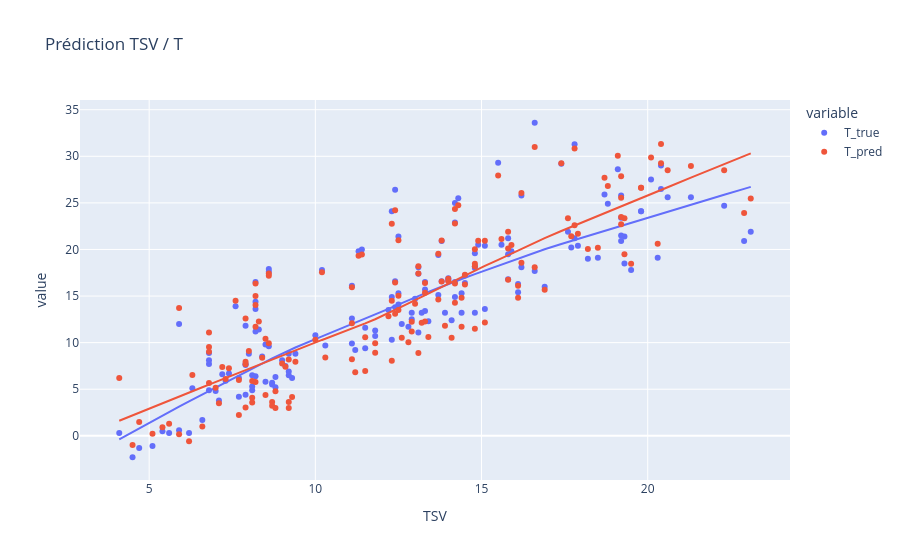
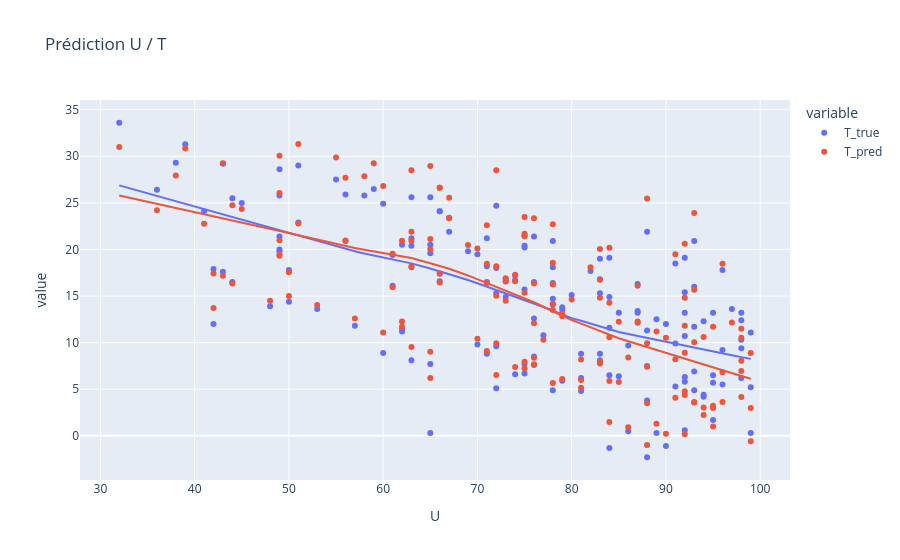

Here is the notebook cell these charts were saved with, in order:
### Markdown cell above
## Test du modèle sur les données de 2024 à Bron

### Code cell
df_2024 = pd.read_csv('Meteo/data/meteo_horaire_69_69029001_2024.csv')

_.regression_lineaire_test(model_1, df_2024, ['TSV', 'U'], 'T', r2_train, mse_train, mae_train)

### Figure 1 — Plotly figure (JSON) as saved in the notebook; plotly's stock layout.template omitted (floating-point values rounded to 4 significant figures; data arrays with more than 128 entries replaced by an {"elided": "..."} marker saying what was removed)
{"data": [{"hovertemplate": "variable=T_true<br>TSV=%{x}<br>value=%{y}<extra></extra>", "legendgroup": "T_true", "marker": {"color": "#636efa", "symbol": "circle"}, "mode": "markers", "name": "T_true", "orientation": "v", "showlegend": true, "type": "scatter", "visible": true, "x": {"elided": "156 float values"}, "xaxis": "x", "y": {"elided": "156 float values"}, "yaxis": "y"}, {"hovertemplate": "<b>LOWESS trendline</b><br><br>variable=T_true<br>TSV=%{x}<br>value=%{y} <b>(trend)</b><extra></extra>", "legendgroup": "T_true", "marker": {"color": "#636efa", "symbol": "circle"}, "mode": "lines", "name": "T_true", "showlegend": false, "type": "scatter", "visible": true, "x": {"elided": "156 float values"}, "xaxis": "x", "y": {"elided": "156 float values"}, "yaxis": "y"}, {"hovertemplate": "variable=T_pred<br>TSV=%{x}<br>value=%{y}<extra></extra>", "legendgroup": "T_pred", "marker": {"color": "#EF553B", "symbol": "circle"}, "mode": "markers", "name": "T_pred", "orientation": "v", "showlegend": true, "type": "scatter", "x": {"elided": "156 float values"}, "xaxis": "x", "y": {"elided": "156 float values"}, "yaxis": "y"}, {"hovertemplate": "<b>LOWESS trendline</b><br><br>variable=T_pred<br>TSV=%{x}<br>value=%{y} <b>(trend)</b><extra></extra>", "legendgroup": "T_pred", "marker": {"color": "#EF553B", "symbol": "circle"}, "mode": "lines", "name": "T_pred", "showlegend": false, "type": "scatter", "x": {"elided": "156 float values"}, "xaxis": "x", "y": {"elided": "156 float values"}, "yaxis": "y"}], "layout": {"autosize": true, "legend": {"title": {"text": "variable"}, "tracegroupgap": 0}, "title": {"text": "Prédiction TSV / T"}, "xaxis": {"anchor": "y", "autorange": true, "domain": [0, 1], "range": [2.994, 24.21], "title": {"text": "TSV"}, "type": "linear"}, "yaxis": {"anchor": "x", "autorange": true, "domain": [0, 1], "range": [-5.263, 36.56], "title": {"text": "value"}, "type": "linear"}}}

### Figure 2 — Plotly figure (JSON) as saved in the notebook; plotly's stock layout.template omitted (floating-point values rounded to 4 significant figures; data arrays with more than 128 entries replaced by an {"elided": "..."} marker saying what was removed)
{"data": [{"hovertemplate": "variable=T_true<br>U=%{x}<br>value=%{y}<extra></extra>", "legendgroup": "T_true", "marker": {"color": "#636efa", "symbol": "circle"}, "mode": "markers", "name": "T_true", "orientation": "v", "showlegend": true, "type": "scatter", "x": {"elided": "156 int values"}, "xaxis": "x", "y": {"elided": "156 float values"}, "yaxis": "y"}, {"hovertemplate": "<b>LOWESS trendline</b><br><br>variable=T_true<br>U=%{x}<br>value=%{y} <b>(trend)</b><extra></extra>", "legendgroup": "T_true", "marker": {"color": "#636efa", "symbol": "circle"}, "mode": "lines", "name": "T_true", "showlegend": false, "type": "scatter", "x": {"elided": "156 int values"}, "xaxis": "x", "y": {"elided": "156 float values"}, "yaxis": "y"}, {"hovertemplate": "variable=T_pred<br>U=%{x}<br>value=%{y}<extra></extra>", "legendgroup": "T_pred", "marker": {"color": "#EF553B", "symbol": "circle"}, "mode": "markers", "name": "T_pred", "orientation": "v", "showlegend": true, "type": "scatter", "x": {"elided": "156 int values"}, "xaxis": "x", "y": {"elided": "156 float values"}, "yaxis": "y"}, {"hovertemplate": "<b>LOWESS trendline</b><br><br>variable=T_pred<br>U=%{x}<br>value=%{y} <b>(trend)</b><extra></extra>", "legendgroup": "T_pred", "marker": {"color": "#EF553B", "symbol": "circle"}, "mode": "lines", "name": "T_pred", "showlegend": false, "type": "scatter", "x": {"elided": "156 int values"}, "xaxis": "x", "y": {"elided": "156 float values"}, "yaxis": "y"}], "layout": {"autosize": true, "legend": {"title": {"text": "variable"}, "tracegroupgap": 0}, "title": {"text": "Prédiction U / T"}, "xaxis": {"anchor": "y", "autorange": true, "domain": [0, 1], "range": [28.1, 102.9], "title": {"text": "U"}, "type": "linear"}, "yaxis": {"anchor": "x", "autorange": true, "domain": [0, 1], "range": [-5.263, 36.56], "title": {"text": "value"}, "type": "linear"}}}
